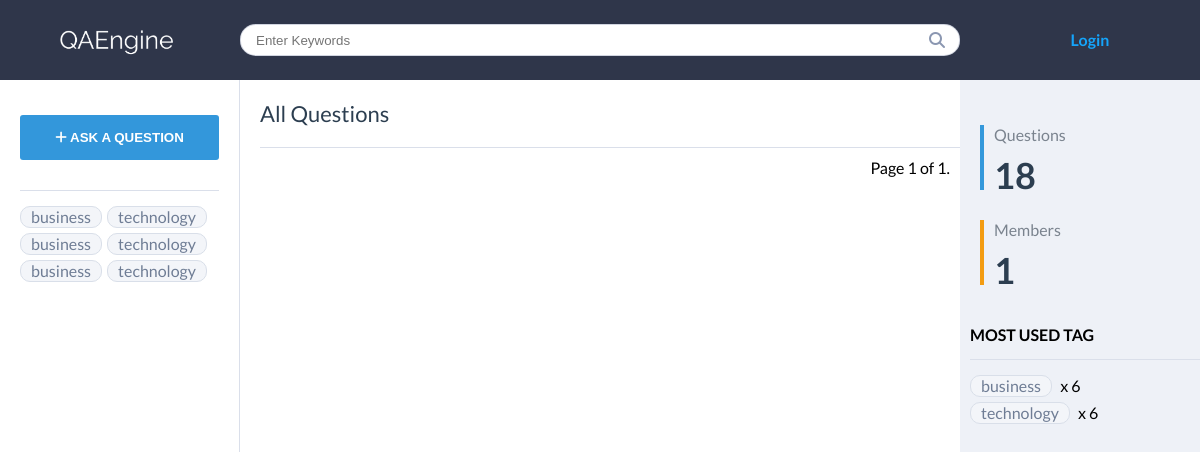
/, run on an earlier commit of the app's database.
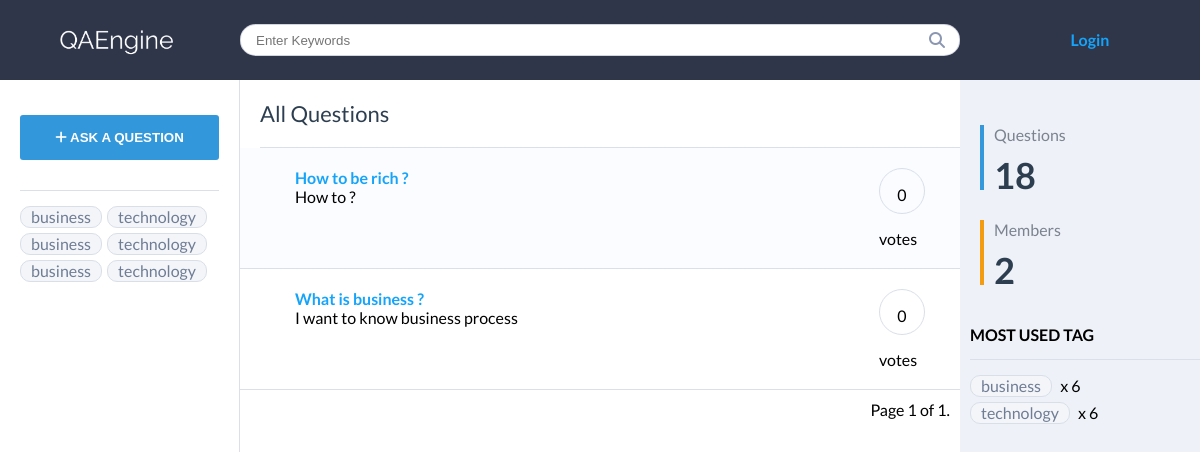
And on a later commit of the database.
### qa/models.py (models this page shows, shortened)
class Question(models.Model):
    title = models.CharField(max_length=250)
    slug = models.SlugField(max_length=250, unique_for_date='created')
    user = models.ForeignKey(
        User, on_delete=models.CASCADE, related_name="question")
    body = models.TextField()
    created = models.DateTimeField(auto_now_add=True)
    updated = models.DateTimeField(auto_now=True)
    votes = models.IntegerField(default=0)
    class Meta:
        ordering = ('-created',)
    def get_absolute_url(self):
        return reverse('qa:question_detail', args=[self.slug])

### qa/views.py (the view)
# urls.py: 2. Add a URL to urlpatterns:  path('', views.home, name='home')
def home(request):
    user_count = User.objects.count()
    object_list = Question.objects.all()
    paginator = Paginator(object_list, 5) # 12 questions each page
    page = request.GET.get('page')
    try:
        questions = paginator.page(page)
    except PageNotAnInteger:
        questions = paginator.page(1)
    except EmptyPage:
        questions = paginator.page(paginator.num_pages)
    return render(request, 'extends/home.html', {'user_count': user_count, 'page': page, 'questions': questions})

### qa/templates/extends/home.html
{% extends '../base.html' %}
{% block content %}
<p class="content-title">All Questions</p>
<div class="questions">
    {% for question in questions %}
    <div class="question">
        <div class="question-content">
            <a href="{{question.get_absolute_url}}"><h4>{{question.title}}</h4></a>
            <p>{{question.body|truncatewords:30}}</p>
        </div>
        <div class="informations">
            <p><span>{{question.votes}}</span> votes</p>
        </div>
    </div>
    {% endfor %}
</div>
{% include "../pagination.html" with page=questions %}
{% endblock %}

What changed in the data, as far as the page shows it:
added Question: title "How to be rich ?", body "How to ?", votes "0"
added Question: title "What is business ?", body "I want to know business process", votes "0"
Also different on the page:
{{ user_count }}: "1" → "2"
